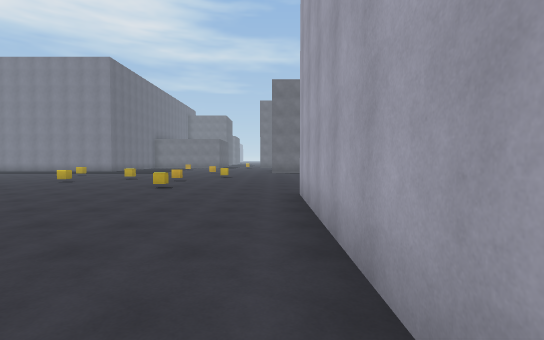
View 1 (above)

24 first-person views from a walk through a scene from a Unity 3-D project. The camera is 1.5 m above the floor, tilts 2° down and sees 85° across. The floor is counted in squares, 2 m on a side. Each view is taken from the middle of a square. On the plan, view 1 faces up. The plan holds only what a view shows up to about 10 squares ahead; the rest is blank. The place goes on beyond the plan. The player is left out. Some animated figures are left out.

View 2
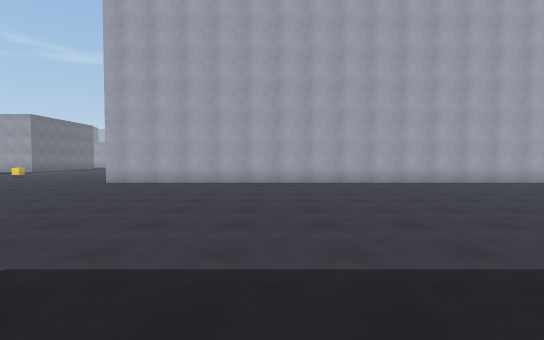

View 3
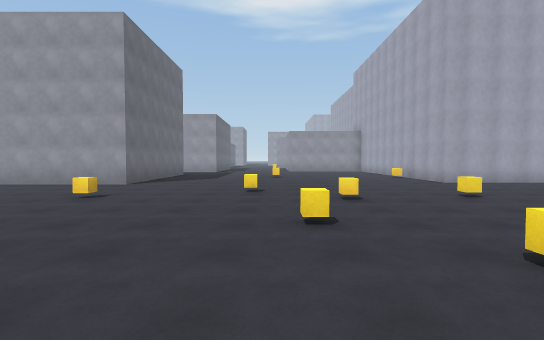

View 4
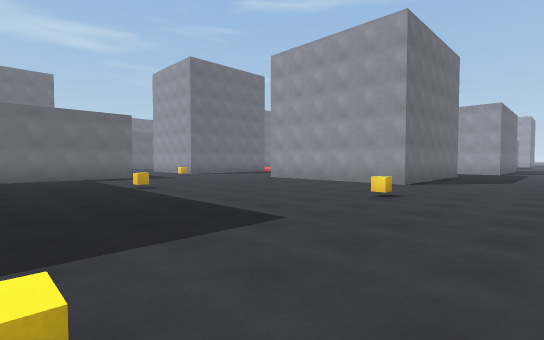

View 5
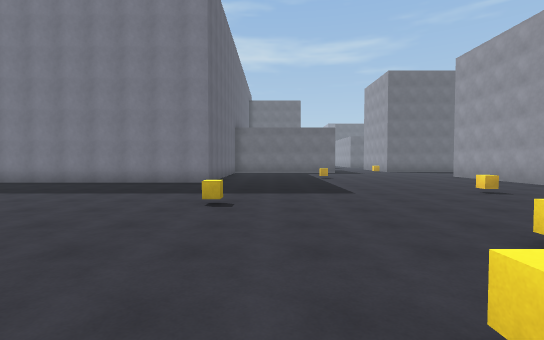

View 6
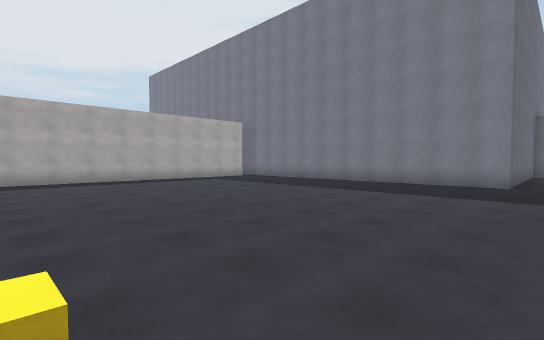

View 7
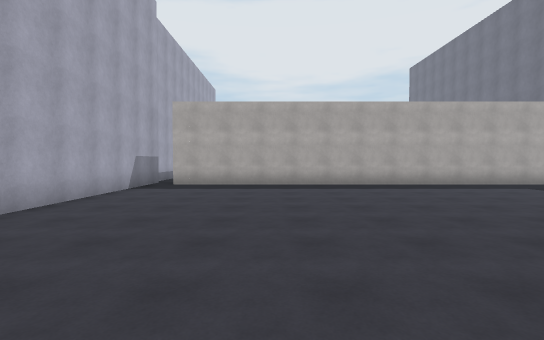

View 8
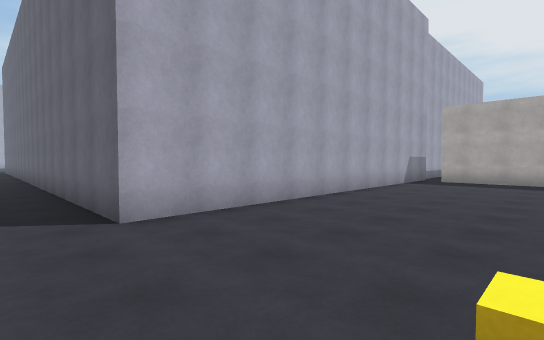

View 9
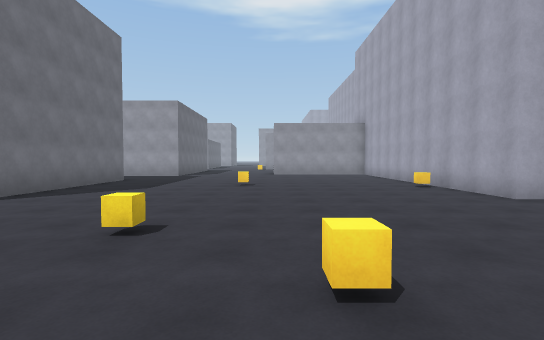

View 10
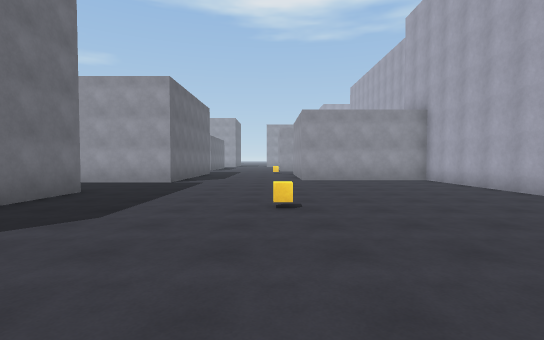

View 11
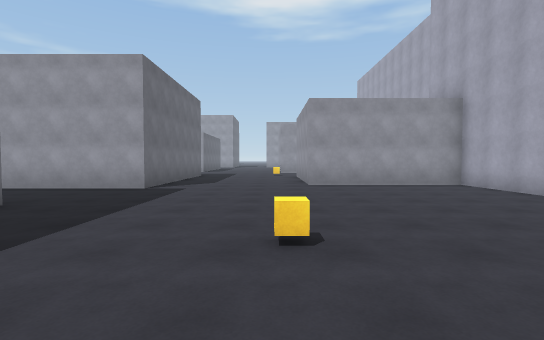

View 12
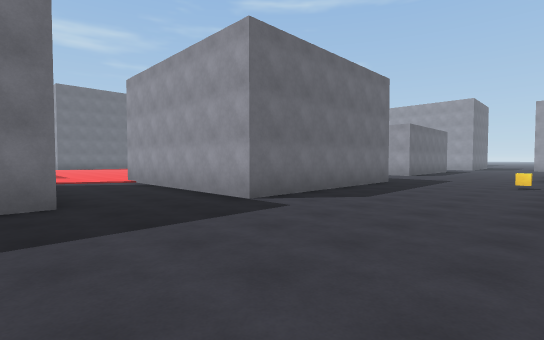

View 13
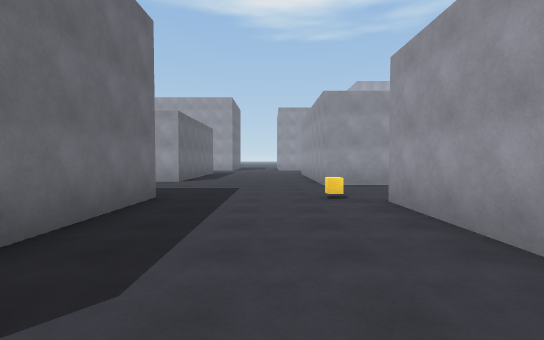

View 14
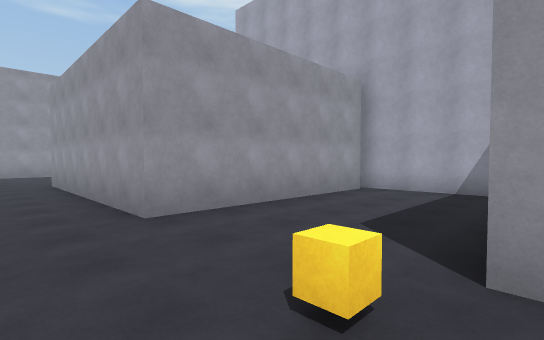

View 15
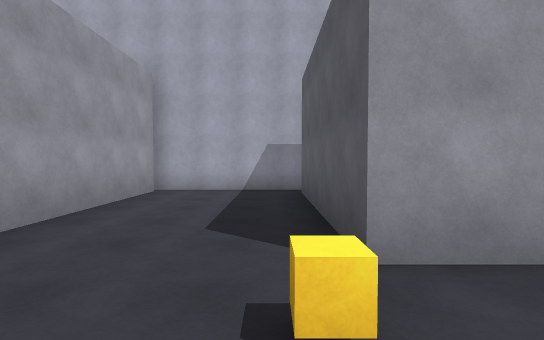

View 16
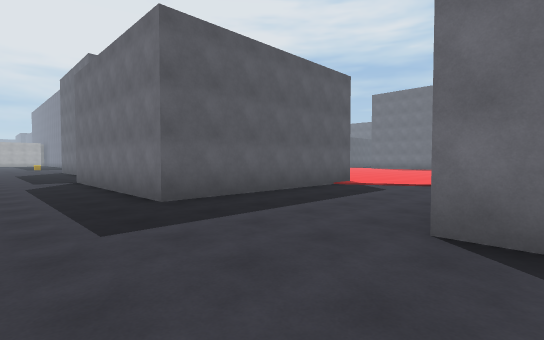

View 17
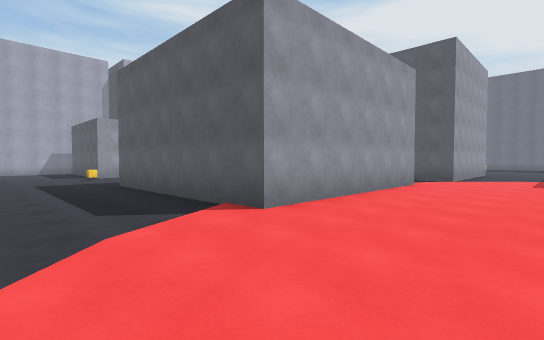

View 18
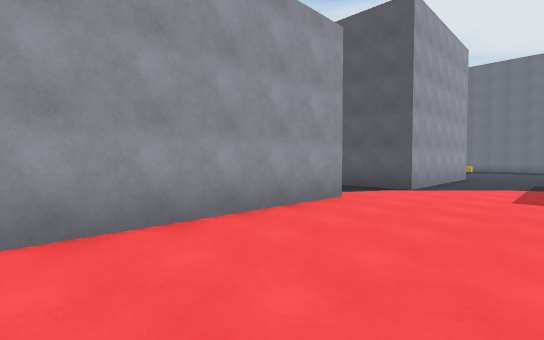

View 19
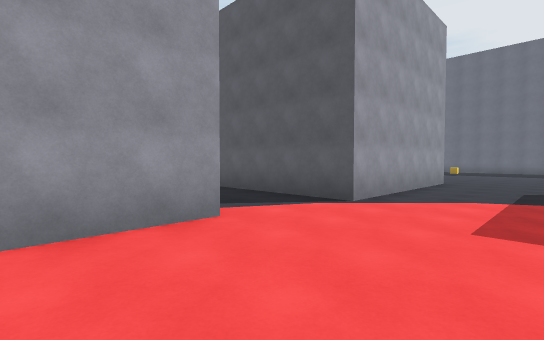

View 20
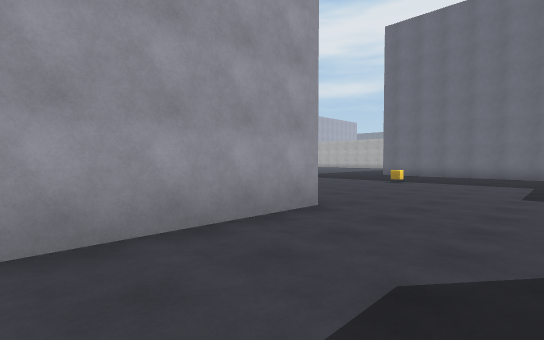

View 21
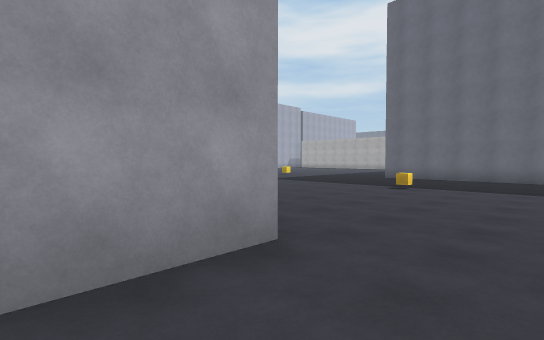

View 22
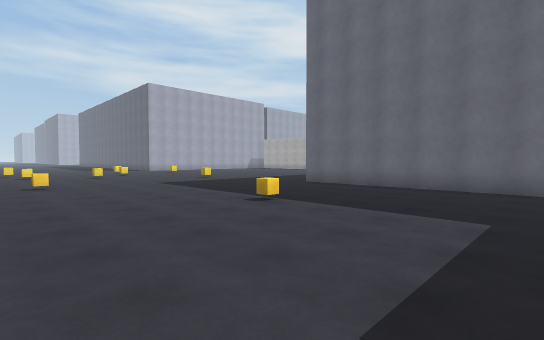

View 23
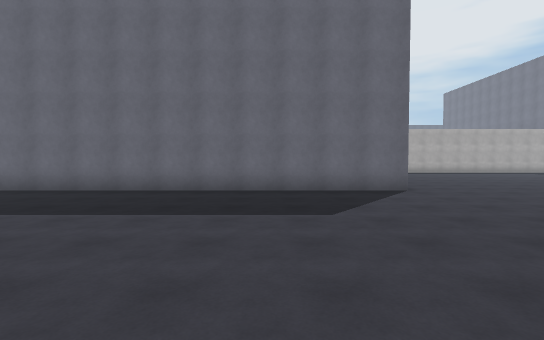

View 24
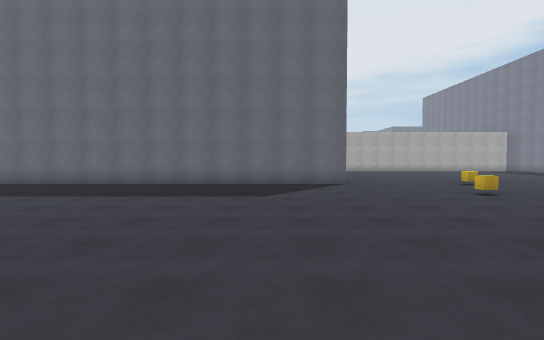

### Floor plan
Points are (right, up) in squares from view 1. A wall is a line through its corners. A room is listed if a view was taken in it or the views show most of it. See-through windows are left out.
Room 1 (views 1, 2, 3, 4, 5, 6, 7, 8, 9, 10, 11, 12, 13, 14, 15, 16, 17, 18, 19, 20, 21, 22, 23, 24)
walls: (5.9, 16.4) (0, 16.4) (0, 20.2); (0, 22.1) (5.8, 22.1) (5.8, 17.6); (8.7, 15.3) (8.7, 21.7) (14.9, 21.7) (14.9, 15.3) (8.7, 15.3); (-10.2, 24.8) (-10.2, 18.6) (-16.9, 18.6); (14.2, 5.6) (18, 5.6); (0.6, -5.5) (0.6, 6.4) (9.8, 6.4) (9.8, 10.9) (14.3, 10.9) (14.3, 6.2); (-20, 17.2) (-20, 6); (17.8, 5.9) (17.8, 11.5) (20.5, 11.5); (-20.8, 5.3) (-10.2, 5.3) (-10.2, -5.5); (19.9, 16.2) (19, 16.2)
ways out: opening at (13.5, 6)
objects: other object (-10, 9); other object (-9, 14); other object (-7, 8); other object (-7, 10); other object (-6, 21); other object (-5, 12); other object (-3, 8); other object (-3, 11); other object (-3, 16); other object (-2, 13); other object (3, 7); other object (4, 12); other object (15, 12)

Where each view was taken, in squares from view 1:
view 1: 0 up, 0 right, facing up
view 2: 1 up, 9 left, facing right
view 3: 12 up, 9 left, facing right
view 4: 13 up, 9 left, facing up-right
view 5: 9 up, 8 left, facing up
view 6: 9 up, 9 left, facing up-left
view 7: 9 up, 11 left, facing left
view 8: 9 up, 9 left, facing down-left
view 9: 11 up, 5 left, facing right
view 10: 12 up, 1 left, facing right
view 11: 12 up, 1 right, facing right
view 12: 11 up, 5 right, facing up-right
view 13: 13 up, 9 right, facing right
view 14: 13 up, 14 right, facing down-right
view 15: 13 up, 15 right, facing down
view 16: 13 up, 20 right, facing up-left
view 17: 25 up, 18 right, facing down-left
view 18: 25 up, 14 right, facing down-left
view 19: 25 up, 11 right, facing down-left
view 20: 25 up, 4 right, facing down-left
view 21: 24 up, 2 right, facing down-left
view 22: 25 up, 2 left, facing down-left
view 23: 2 up, 3 left, facing left
view 24: 3 up, 1 left, facing left
